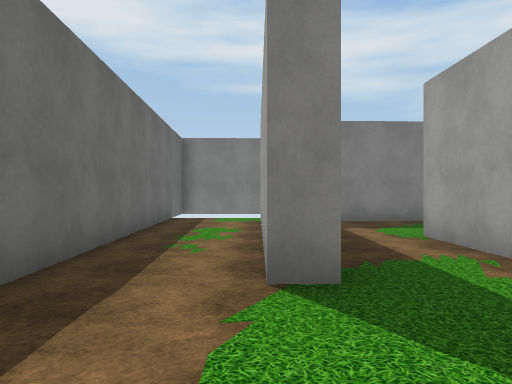
view 1 (above)

23 first-person views from a walk through a Unity game level. The camera is 1.3 m above the floor, looks level and sees 70° across. The floor is counted in squares, 2 m on a side. Each view is taken from the middle of a square. On the plan, view 1 faces up. The plan holds only what a view shows up to about 11 squares ahead; the rest is blank. The place goes on beyond the plan. The player is left out. Some animated figures are left out. Some surface patterns are stand-ins.

view 2
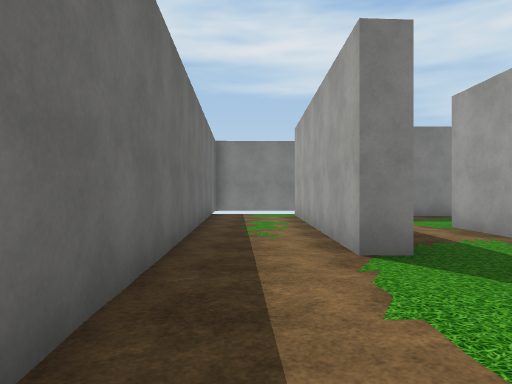

view 3
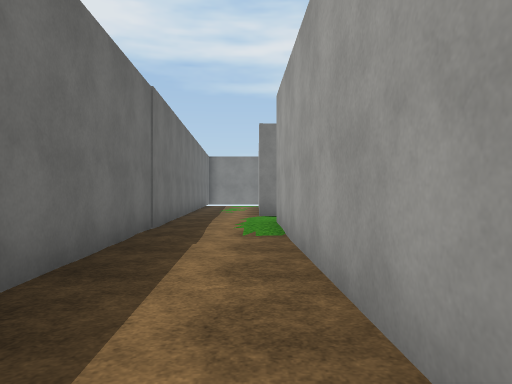

view 4
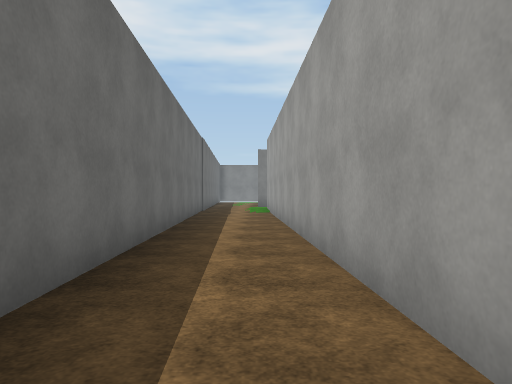

view 5
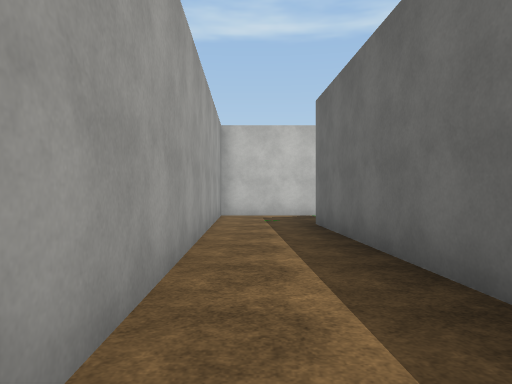

view 6
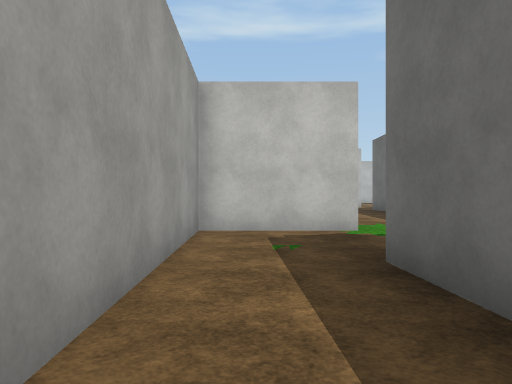

view 7
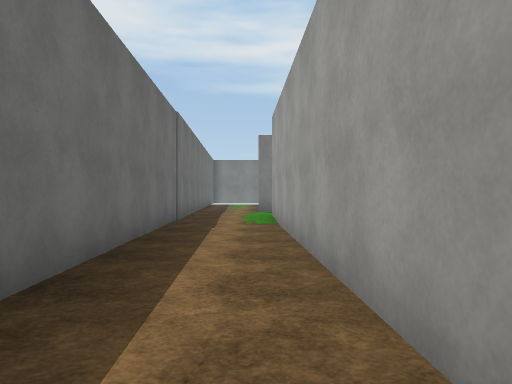

view 8
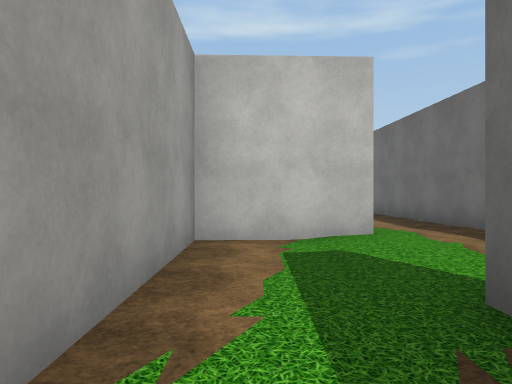

view 9
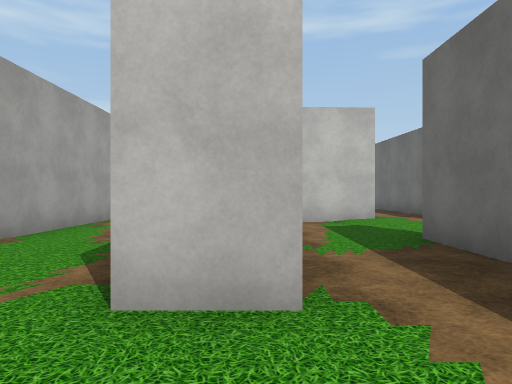

view 10
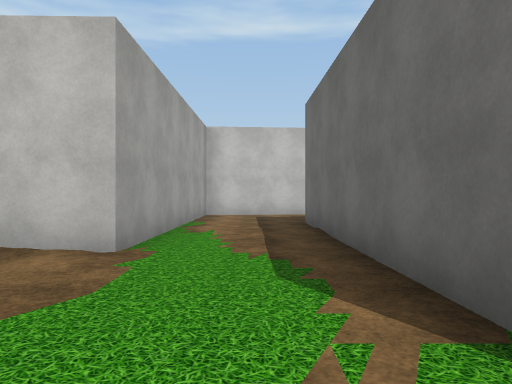

view 11
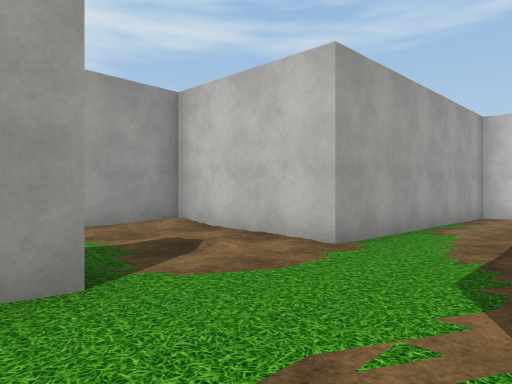

view 12
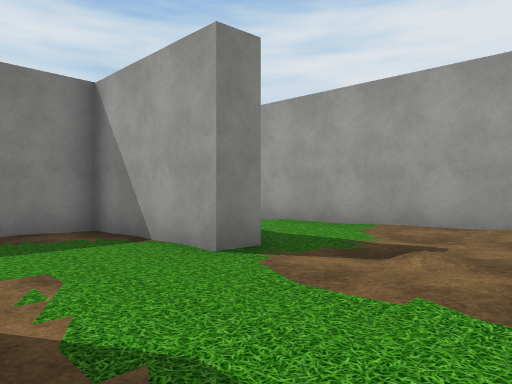

view 13
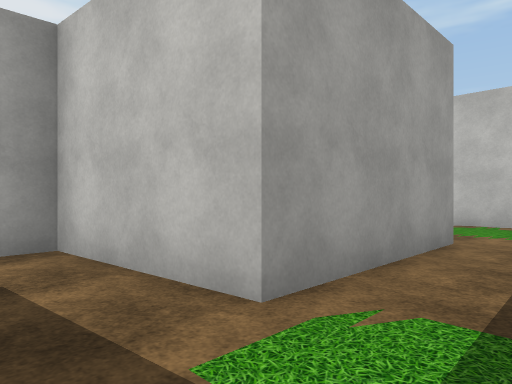

view 14
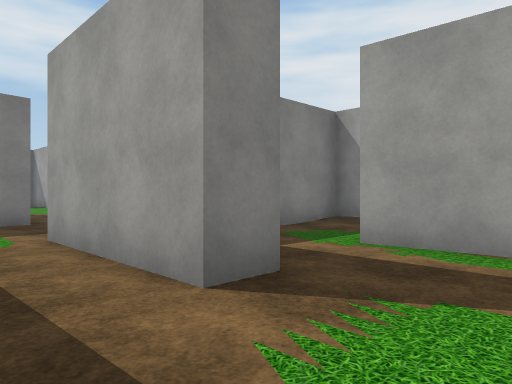

view 15
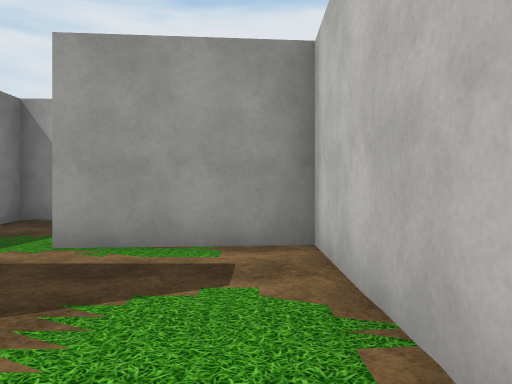

view 16
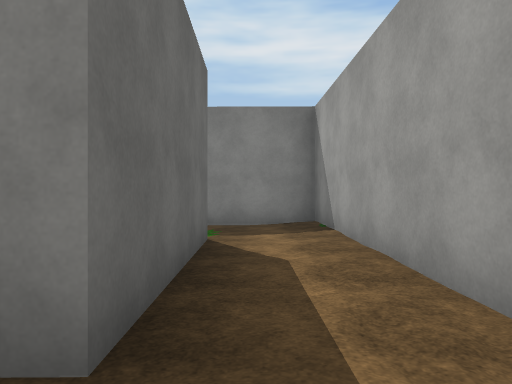

view 17
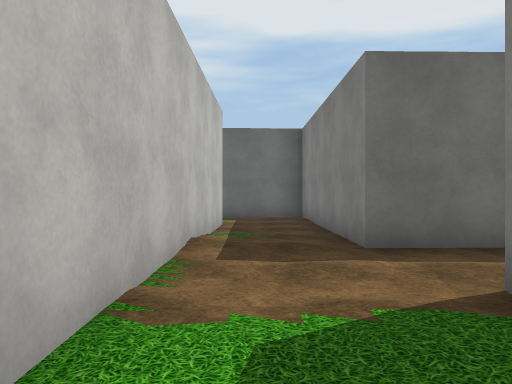

view 18
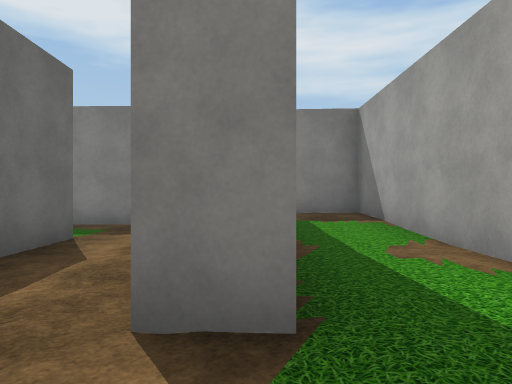

view 19
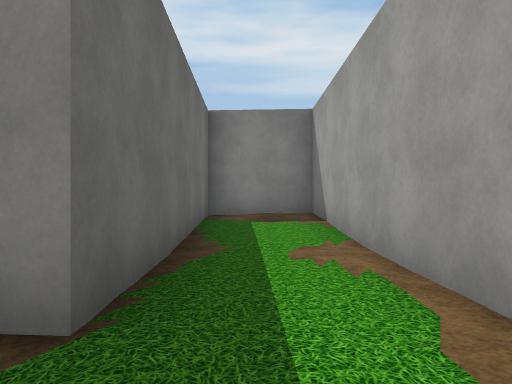

view 20
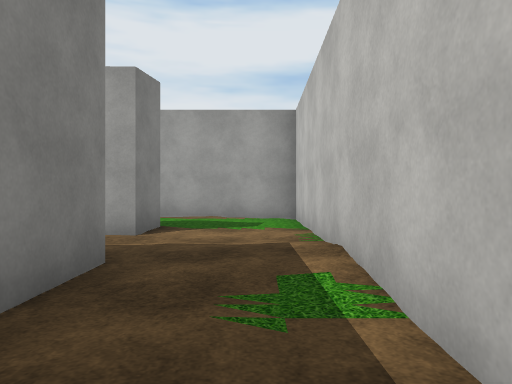

view 21
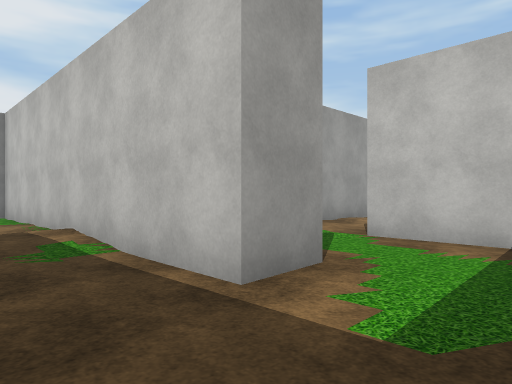

view 22
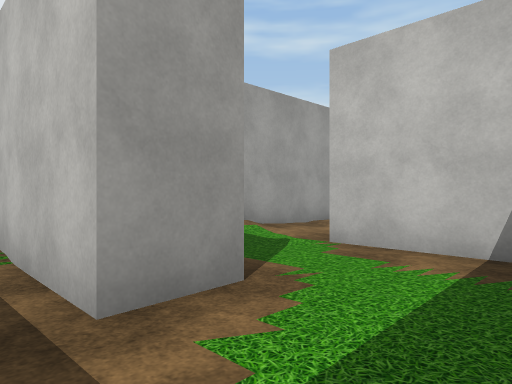

view 23
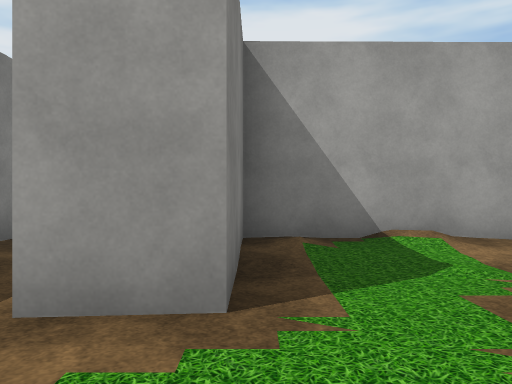

### Floor plan
Key: @ floor where view 1 was taken; # wall or solid block; . main floor; : floor 0.25 m higher than the main floor; + floor 0.5 m higher than the main floor; / step, stairs or slope.
Columns run from 3 left of view 1 to 13 right of it. Each row starts with its distance up from view 1.
 11 ##
 10 #...   ####
  9 #..#####..#
  8 #..# .....# :#
  7 #..# .....#::#
  6 #..#.......::#
  5 ##.#..#....::#
  4  #.#..#.../::#
  3  #.#..#..:####
  2  #::..##:.#
  1  #:::.##:.#
  0  #:@####..#
 -1  #::# ....#
 -2  #..#.....#
 -3  #..#.....#
 -4  #..#..##########
 -5  #..#..#....:#++#
 -6  #..#..#....:#++#
 -7  #..#..#..#.:#::#
 -8  #..#.....#.:#::#
 -9  #..#.....#.:#::#
-10  #..#######.:#::#
-11  #..#......:.:::#
-12  #..#....:::.:::#
-13  #..#..##########
-14  :..#....:#
-15  ::.# ...:#
-16  :######./#
-17         ./#

Where each view was taken, in squares from view 1:
view 1: 0 up, 0 right, facing up
view 2: 1 down, 1 left, facing up
view 3: 7 down, 0 right, facing up
view 4: 13 down, 0 right, facing up
view 5: 6 down, 0 right, facing down
view 6: 10 down, 0 right, facing down
view 7: 9 down, 0 right, facing up
view 8: 5 up, 2 right, facing down
view 9: 8 up, 3 right, facing down
view 10: 7 up, 5 right, facing down
view 11: 7 up, 4 right, facing down-right
view 12: 3 up, 4 right, facing up-right
view 13: 2 down, 2 right, facing down-right
view 14: 9 down, 2 right, facing up-right
view 15: 9 down, 2 right, facing right
view 16: 12 down, 8 right, facing up
view 17: 12 down, 12 right, facing left
view 18: 12 down, 10 right, facing up
view 19: 12 down, 11 right, facing up
view 20: 12 down, 4 right, facing right
view 21: 11 down, 2 right, facing down-right
view 22: 12 down, 2 right, facing down-right
view 23: 14 down, 2 right, facing right
